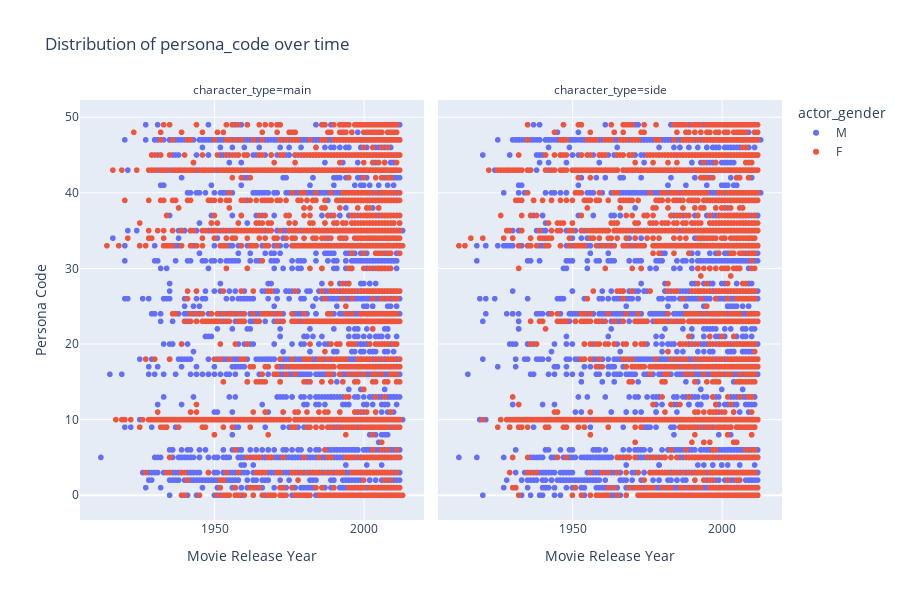

The code cell stored with this chart in its notebook:
### Code cell
import pandas as pd
import plotly.express as px

# Assuming 'final_persona_char_movie_role' is your DataFrame
# Replace it with your actual DataFrame name

# Example DataFrame
# final_persona_char_movie_role = ...

# Create an interactive scatter plot using Plotly Express
fig = px.scatter(
    final_persona_char_movie_role,
    x='movie_release_year',
    y='persona_code',
    color='actor_gender',
    facet_col='character_type',
    title='Distribution of persona_code over time',
    labels={'persona_code': 'Persona Code', 'movie_release_year': 'Movie Release Year'},
)

# Update layout to improve visibility
fig.update_layout(
    height=600,
    showlegend=True,
)

# Show the interactive plot
fig.show()

### Figure 1 — Plotly figure (JSON) as saved in the notebook; plotly's stock layout.template omitted (floating-point values rounded to 4 significant figures; data arrays with more than 128 entries replaced by an {"elided": "..."} marker saying what was removed)
{"data": [{"hovertemplate": "actor_gender=M<br>character_type=main<br>Movie Release Year=%{x}<br>Persona Code=%{y}<extra></extra>", "legendgroup": "M", "marker": {"color": "#636efa", "symbol": "circle"}, "mode": "markers", "name": "M", "showlegend": true, "type": "scattergl", "x": {"elided": "7010 int values"}, "xaxis": "x", "y": {"elided": "7010 int values"}, "yaxis": "y"}, {"hovertemplate": "actor_gender=M<br>character_type=side<br>Movie Release Year=%{x}<br>Persona Code=%{y}<extra></extra>", "legendgroup": "M", "marker": {"color": "#636efa", "symbol": "circle"}, "mode": "markers", "name": "M", "showlegend": false, "type": "scattergl", "x": {"elided": "8865 int values"}, "xaxis": "x2", "y": {"elided": "8865 int values"}, "yaxis": "y2"}, {"hovertemplate": "actor_gender=F<br>character_type=main<br>Movie Release Year=%{x}<br>Persona Code=%{y}<extra></extra>", "legendgroup": "F", "marker": {"color": "#EF553B", "symbol": "circle"}, "mode": "markers", "name": "F", "showlegend": true, "type": "scattergl", "x": {"elided": "4111 int values"}, "xaxis": "x", "y": {"elided": "4111 int values"}, "yaxis": "y"}, {"hovertemplate": "actor_gender=F<br>character_type=side<br>Movie Release Year=%{x}<br>Persona Code=%{y}<extra></extra>", "legendgroup": "F", "marker": {"color": "#EF553B", "symbol": "circle"}, "mode": "markers", "name": "F", "showlegend": false, "type": "scattergl", "x": {"elided": "5102 int values"}, "xaxis": "x2", "y": {"elided": "5102 int values"}, "yaxis": "y2"}], "layout": {"annotations": [{"font": {}, "showarrow": false, "text": "character_type=main", "x": 0.245, "xanchor": "center", "xref": "paper", "y": 1, "yanchor": "bottom", "yref": "paper"}, {"font": {}, "showarrow": false, "text": "character_type=side", "x": 0.755, "xanchor": "center", "xref": "paper", "y": 1, "yanchor": "bottom", "yref": "paper"}], "height": 600, "legend": {"title": {"text": "actor_gender"}, "tracegroupgap": 0}, "showlegend": true, "title": {"text": "Distribution of persona_code over time"}, "xaxis": {"anchor": "y", "domain": [0, 0.49], "title": {"text": "Movie Release Year"}}, "xaxis2": {"anchor": "y2", "domain": [0.51, 1], "matches": "x", "title": {"text": "Movie Release Year"}}, "yaxis": {"anchor": "x", "domain": [0, 1], "title": {"text": "Persona Code"}}, "yaxis2": {"anchor": "x2", "domain": [0, 1], "matches": "y", "showticklabels": false}}}
